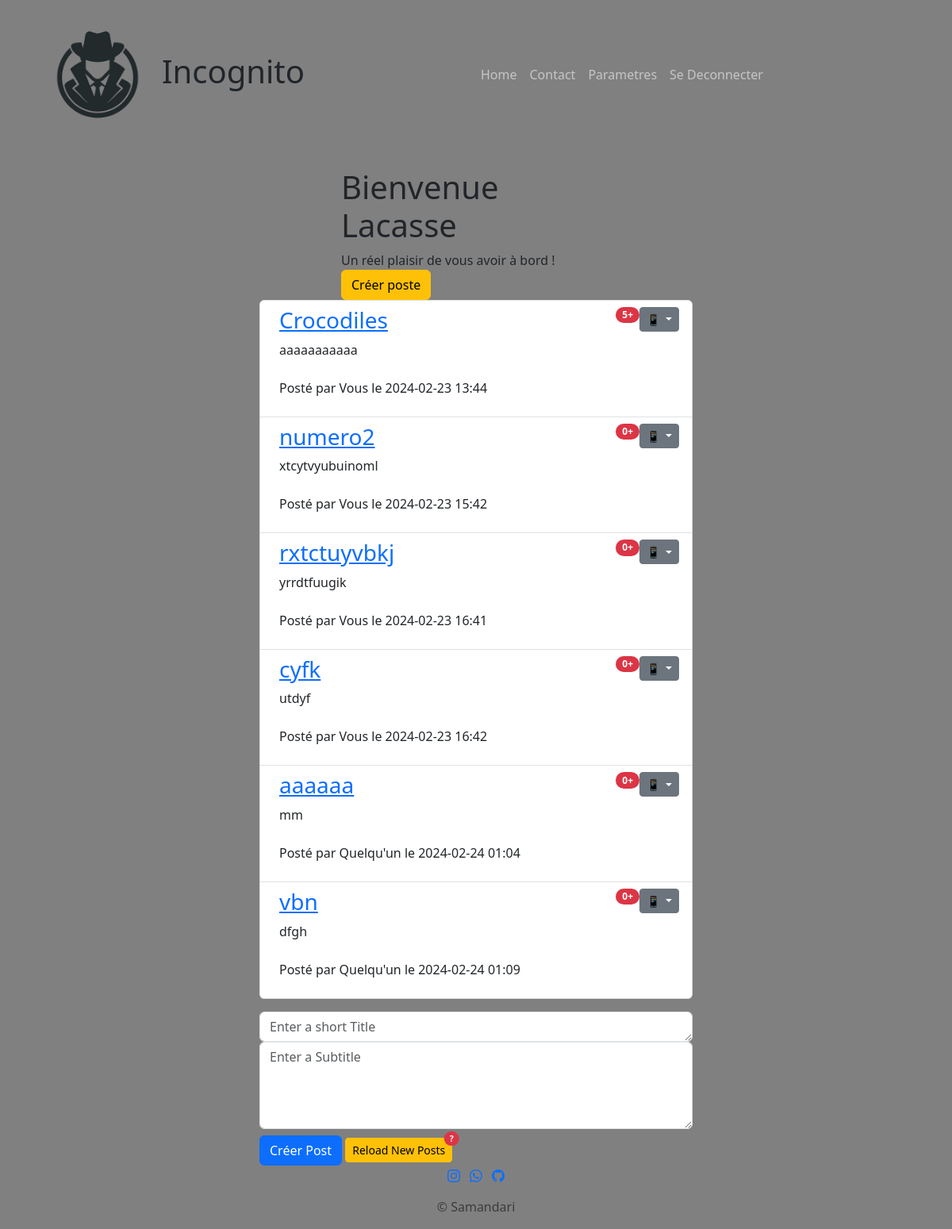
/posts (signed in), run on an earlier commit of the app's database.
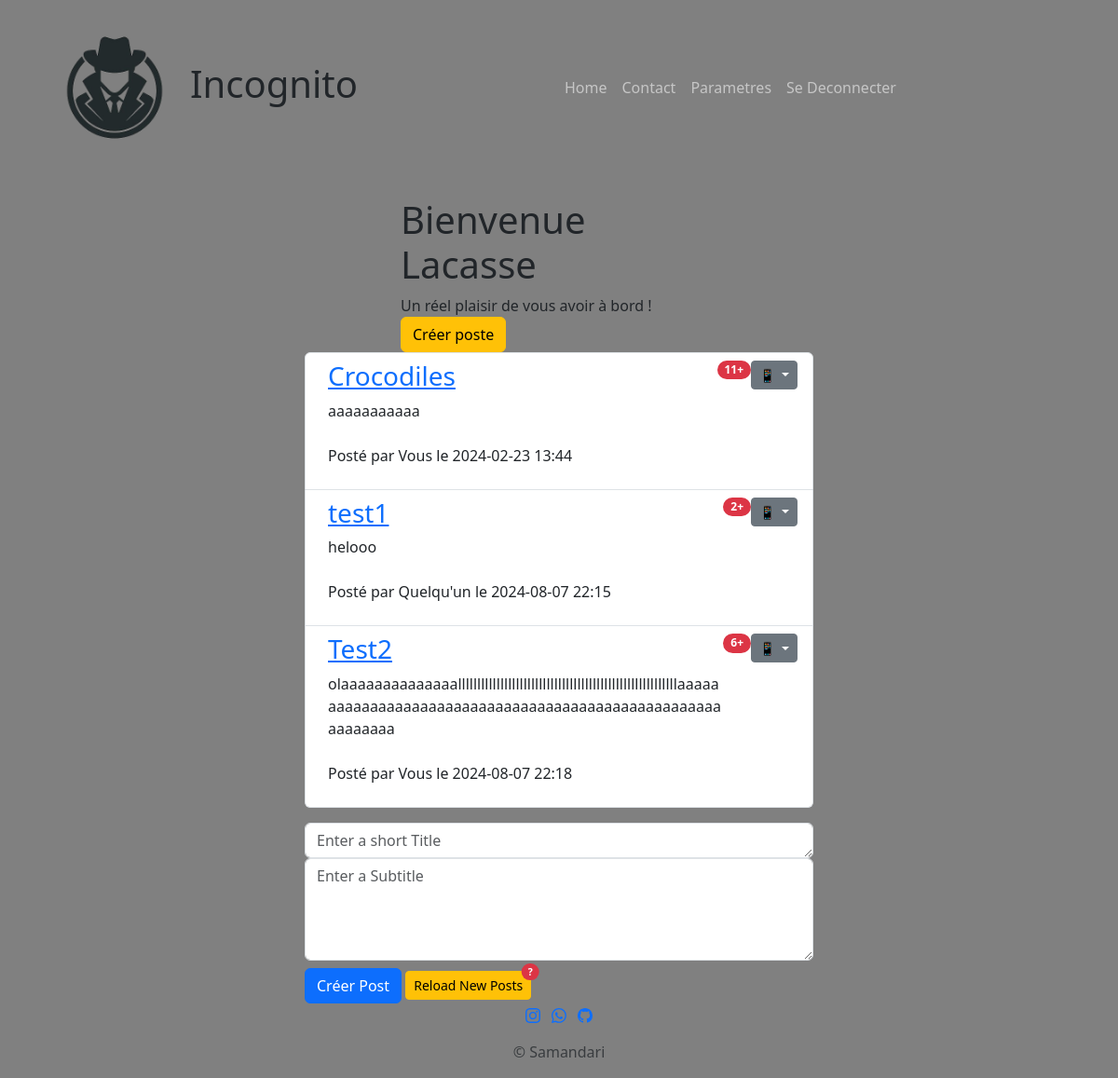
And on a later commit of the database.
### main.py (models this page shows)
class Post(db.Model):
    id = db.Column(db.Integer, primary_key=True)
    title = db.Column(db.String(200))
    subtitle = db.Column(db.String(250))
    timestamp = db.Column(db.DateTime, default=datetime.utcnow)
    author = db.relationship('User', back_populates='posts')  # Include the User object
    user_id = db.Column(db.Integer, db.ForeignKey('user.id'), nullable=False)
    comments = db.relationship('Comment', back_populates="parent_post", lazy=True)

### main.py (the view)
@app.route('/posts')  # get all posts
@login_required
def get_posts():
    posts = Post.query.all()
    return render_template('all_posts.html', posts=posts, current_user=current_user)

### main.py (called while the page is built)
@login_manager.user_loader
def load_user(user_id):
    return User.query.get(user_id)

### templates/all_posts.html (shortened to what this page needs)
{% include "header.html" %}
        <div class="container mt-4">
            <div class="row">
                <div class="col-md-6 offset-md-3">
                      <header class="masthead" style="">
                        <div class="container">
                          <div class="row">
                            <div class="col-lg-8 col-md-10 mx-auto">
                              <div class="site-heading">
                                <h1>Bienvenue {{current_user.name}}</h1>
                                <span class="subheading">Un réel plaisir de vous avoir à bord !   </span>
                                <a class="btn btn-warning" href="#inputTitle">Créer poste</a>
                              </div>
                            </div>
                          </div>
                        </div>
                      </header>
                    <ol id="posts" class="list-group list-group-unnumbered">
                        {% for post in posts %}
                            <li class="list-group-item d-flex justify-content-between align-items-start text-break">
                                <div class="ms-2 me-auto">
                                      <div class="fw-bold">
                                          <a href="{{ url_for('post', post_id=post.id) }}">
                                            <h3>{{ post.title }}</h3>
                                          </a>
                                      </div>
                                      {{ post.subtitle }} <br><br>
                                      <p class="post-meta">Posté par
                                          {% if current_user == post.author: %}
                                            Vous
                                          {% else %}
                                            Quelqu'un
                                          {% endif %}
                                          le {{post.timestamp.strftime('%Y-%m-%d %H:%M')}}
                                      </p>
                                </div>
                                <span class="badge text-bg-primary rounded-pill bg-danger">{{ post.comments|length }}+</span>
                                <div class="dropdown">
                                  <button class="btn btn-secondary btn-sm dropdown-toggle" type="button" data-bs-toggle="dropdown" aria-expanded="true">
                                    📱
                                  </button>
                                </div>
                            </li>
                        {% endfor %}
                    </ol>
                    <form id="form" method="POST" class="mt-3" action="{{ url_for('get_posts') }}">
                        <div class="control-group">
                            <div class="form-group col-xs-12 floating-label-form-group controls">
                                <textarea id="inputTitle" name="title" class="form-control" placeholder="Enter a short Title" rows="1" autocomplete="off" required ></textarea>
                                <textarea id="inputSubtitle" name="subtitle" class="form-control" placeholder="Enter a Subtitle" rows="4" autocomplete="off" ></textarea>
                                <button class="btn btn-primary" type="submit" id="sendButton">Créer Post</button>
                                <button type="button" class="btn btn-warning btn-sm position-relative" id="refrech" onclick="window.location.reload();">
                                  Reload New Posts
                                  <span class="position-absolute top-0 start-100 translate-middle badge rounded-pill bg-danger" id="message-count-badge">
                                    ?
                                  </span>
                                </button>
                            </div>
                        </div>
                    </form>
                </div>
            </div>
        </div>
{% include "footer.html" %}

What changed in the data, as far as the page shows it:
removed Post: title "numero2", subtitle "xtcytvyubuinoml", shows "Vous", timestamp "2024-02-23 15:42", comments|length "0"
removed Post: title "rxtctuyvbkj", subtitle "yrrdtfuugik", shows "Vous", timestamp "2024-02-23 16:41", comments|length "0"
removed Post: title "cyfk", subtitle "utdyf", shows "Vous", timestamp "2024-02-23 16:42", comments|length "0"
removed Post: title "aaaaaa", subtitle "mm", shows "Quelqu'un", timestamp "2024-02-24 01:04", comments|length "0"
removed Post: title "vbn", subtitle "dfgh", shows "Quelqu'un", timestamp "2024-02-24 01:09", comments|length "0"
computed for Post "Crocodiles": comments|length "5" → "11"
added Post: title "test1", subtitle "helooo", shows "Quelqu'un", timestamp "2024-08-07 22:15", comments|length "2"
added Post: title "Test2", subtitle "olaaaaaaaaaaaaaalllllllllllllllllllllllllllllllllllllllllllllllllllllllllaaaaaaaaaaaaaaaaaaaaaaaaaaaaaaaaaaaaaaaaaaaaaaaaaaaaaaaaaaaa", shows "Vous", timestamp "2024-08-07 22:18", comments|length "6"
